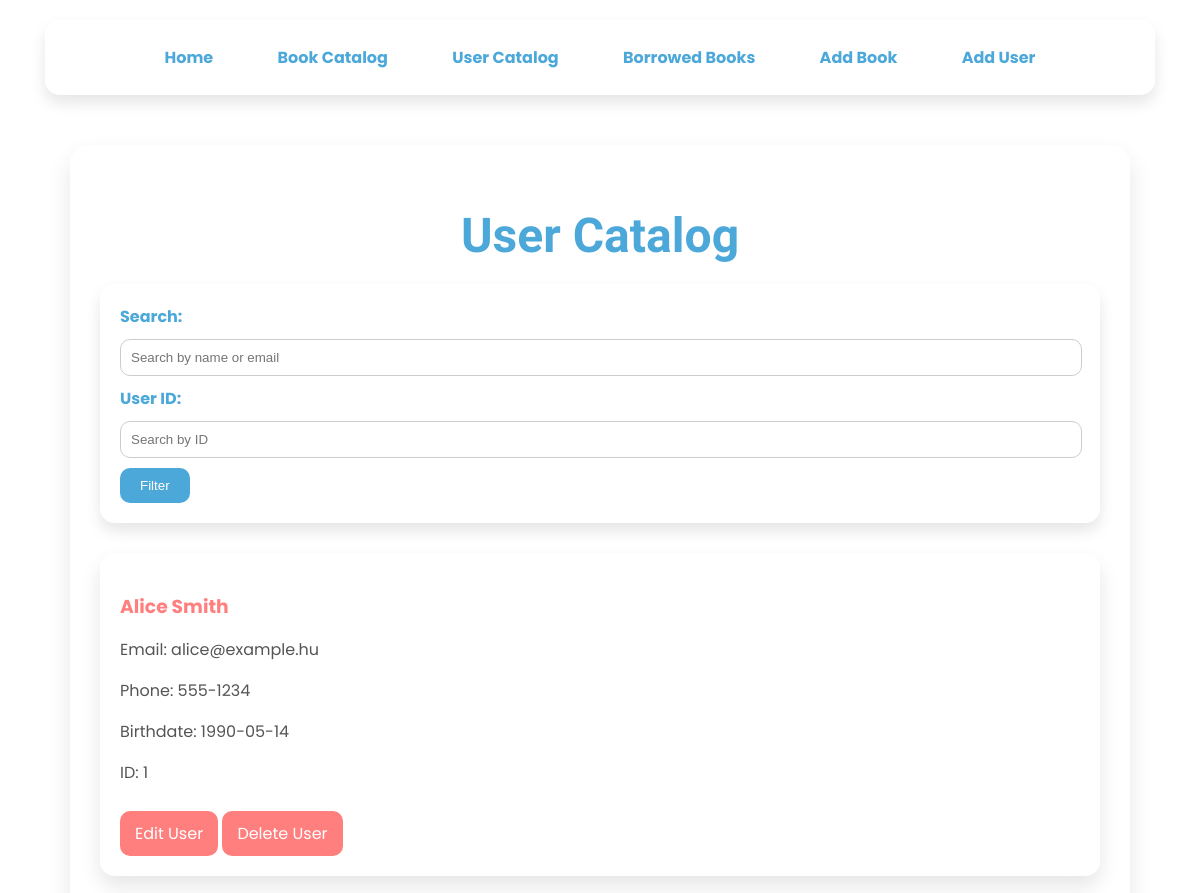
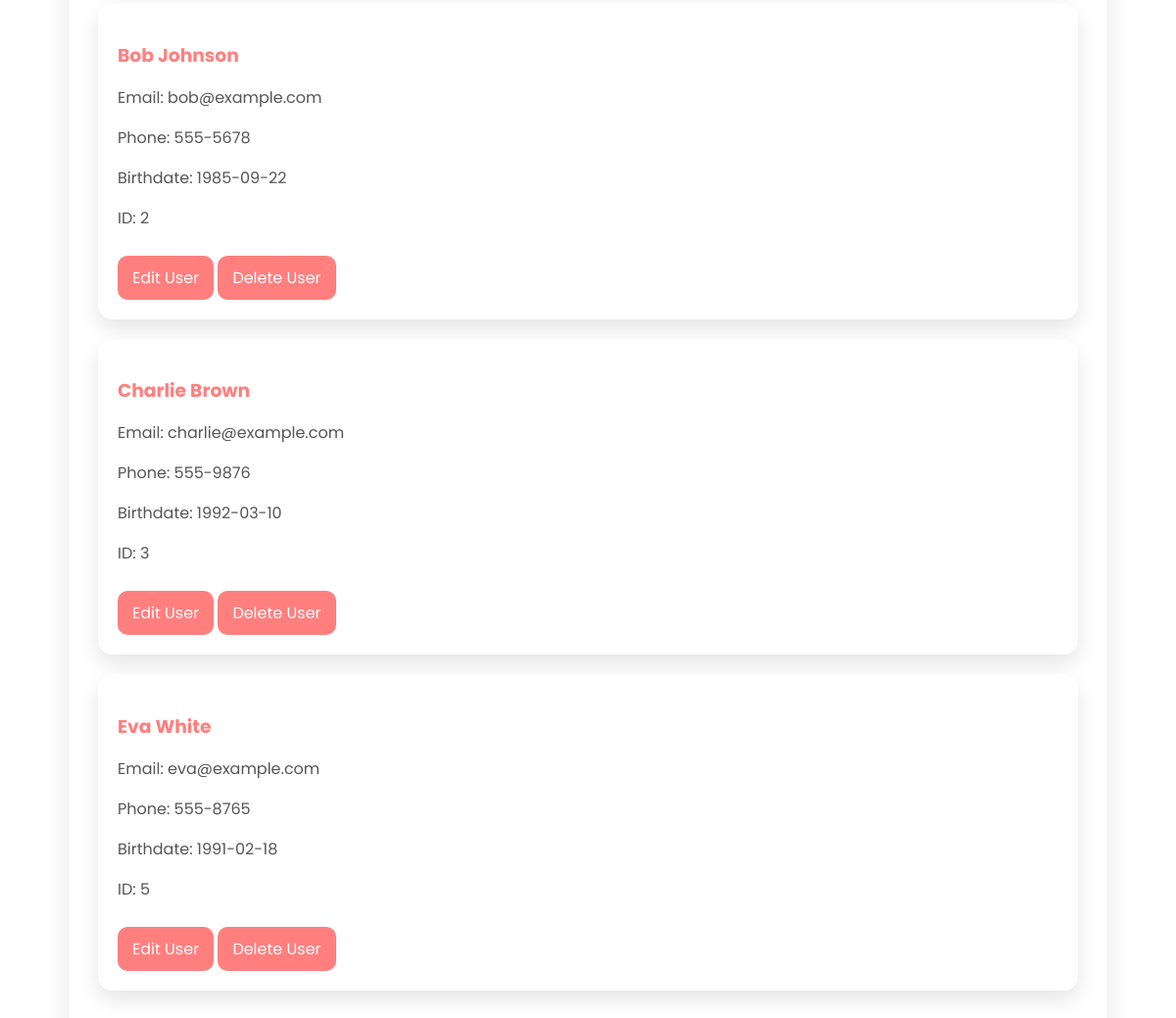
/users, run on an earlier commit of the app's database (2 pictures, top to bottom).
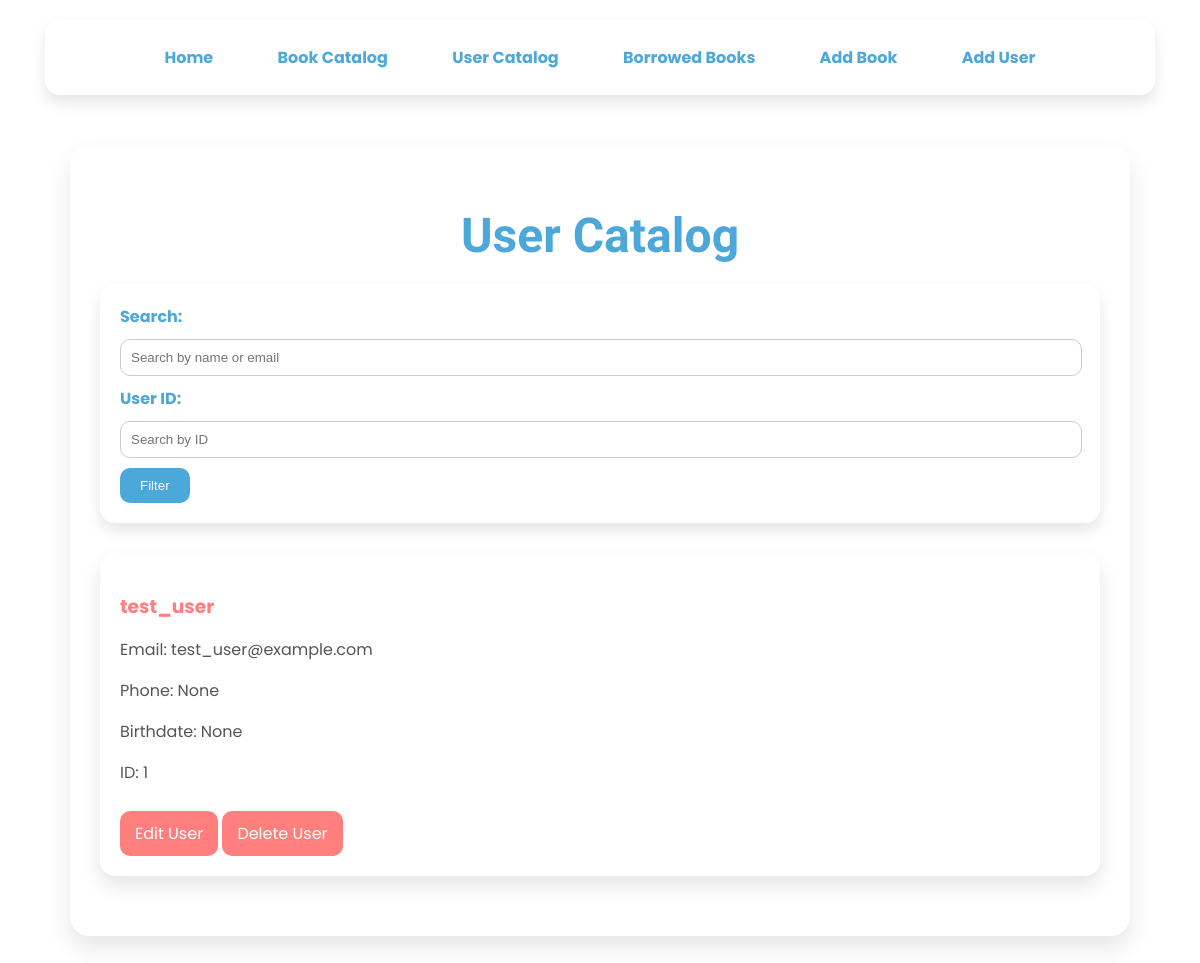
And on a later commit of the database.
### app/models.py (models this page shows, shortened)
class User(db.Model):
    id = db.Column(db.Integer, primary_key=True)
    name = db.Column(db.String(100), nullable=False)
    email = db.Column(db.String(100), nullable=False)
    phone_number = db.Column(db.String(20), nullable=True)
    birthdate = db.Column(db.Date, nullable=True)
    borrowed_books = relationship('Borrow', backref='user', cascade='all, delete-orphan')

### app/routes.py (the view)
@main.route('/users', methods=['GET', 'POST'])
def users():
    search = request.args.get('search', '')
    user_id = request.args.get('id', '')
    query = User.query
    if search:
        query = query.filter(User.name.ilike(f'%{search}%') | User.email.ilike(f'%{search}%'))
    if user_id:
        query = query.filter(User.id == user_id)
    users = query.paginate(page=request.args.get('page', 1, type=int), per_page=5)
    return render_template('users.html', users=users)

### app/templates/users.html (shortened to what this page needs)
<!DOCTYPE html>
<html lang="en">
<head>
</head>
<body>
<nav>
    <a href="{{ url_for('main.home') }}">Home</a>
    <a href="{{ url_for('main.catalog') }}">Book Catalog</a>
    <a href="{{ url_for('main.users') }}">User Catalog</a>
    <a href="{{ url_for('main.borrowed_books') }}">Borrowed Books</a>
    <a href="{{ url_for('main.add_book') }}">Add Book</a>
    <a href="{{ url_for('main.add_user') }}">Add User</a>
</nav>
<div class="container">
    <h1>User Catalog</h1>
    <form class="filter-form" method="get" action="{{ url_for('main.users') }}">
        <label for="search">Search:</label>
        <input type="text" id="search" name="search" placeholder="Search by name or email"
               value="{{ request.args.get('search', '') }}">
        <label for="id">User ID:</label>
        <input type="number" id="id" name="id" placeholder="Search by ID" value="{{ request.args.get('id', '') }}">
        <button type="submit">Filter</button>
    </form>
    {% for user in users.items %}
    <div class="user-card">
        <h3>{{ user.name }}</h3>
        <p>Email: {{ user.email }}</p>
        <p>Phone: {{ user.phone_number }}</p>
        <p>Birthdate: {{ user.birthdate }}</p>
        <p>ID: {{ user.id }}</p>
        <a href="{{ url_for('main.edit_user', user_id=user.id) }}" class="btn">Edit User</a>
        <a href="{{ url_for('main.delete_user', user_id=user.id) }}" class="btn"
           onclick="return confirm('Are you sure you want to delete this user?')">Delete User</a>
    </div>
    {% endfor %}
</div>
</body>
</html>

What changed in the data, as far as the page shows it:
removed User: name "Bob Johnson", email "bob@example.com", phone_number "555-5678", birthdate "1985-09-22", id "2"
removed User: name "Charlie Brown", email "charlie@example.com", phone_number "555-9876", birthdate "1992-03-10", id "3"
removed User: name "Eva White", email "eva@example.com", phone_number "555-8765", birthdate "1991-02-18", id "5"
changed User id 1: name "Alice Smith" → "test_user"; email "alice@example.hu" → "test_user@example.com"; phone_number "555-1234" → "None"; birthdate "1990-05-14" → "None"
